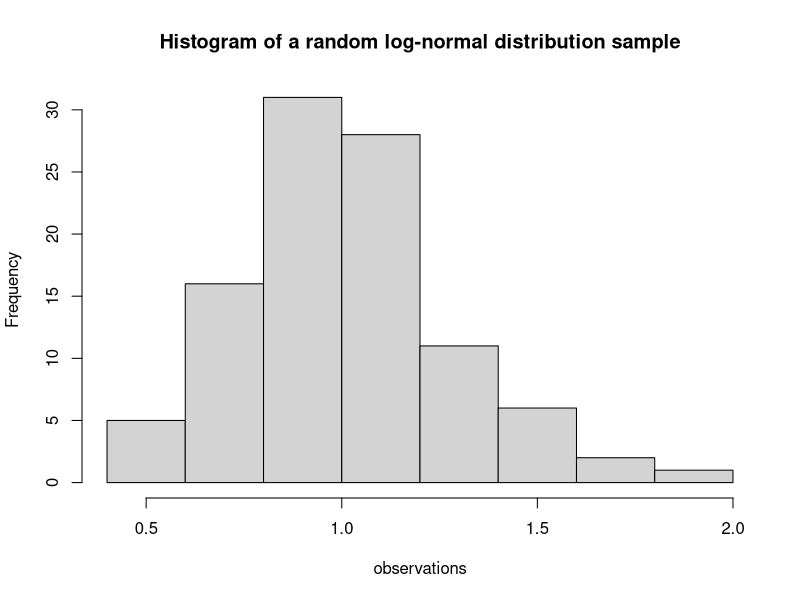
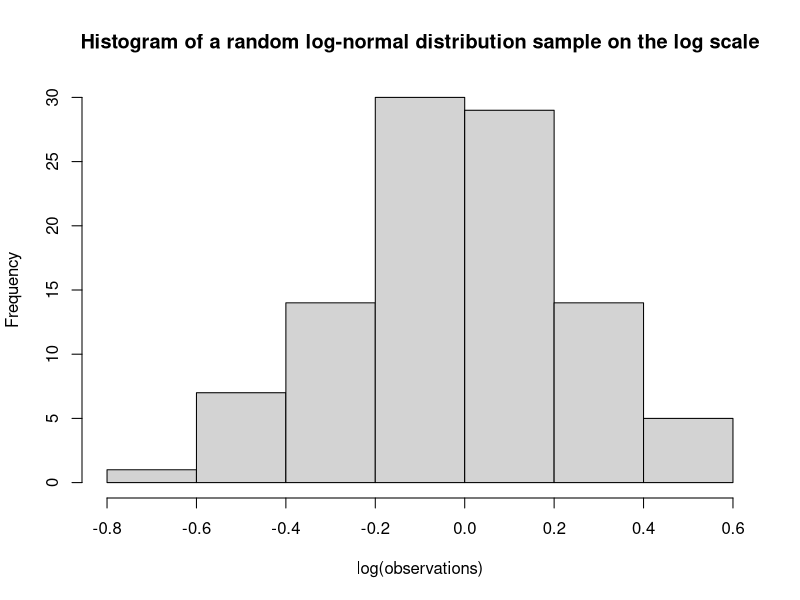

R code for these plots, in order:
## ---- chunk 1
slnorm<-rlnorm(100, meanlog=0, sdlog=0.25)

## ---- chunk 2
hist(slnorm, main="Histogram of a random log-normal distribution sample",xlab="observations")
## ---- chunk 3
hist(log(slnorm), main="Histogram of a random log-normal distribution sample on the log scale",xlab="log(observations)")
## ---- chunk 4
 mean(slnorm)
## ---- chunk 5
var(slnorm)
